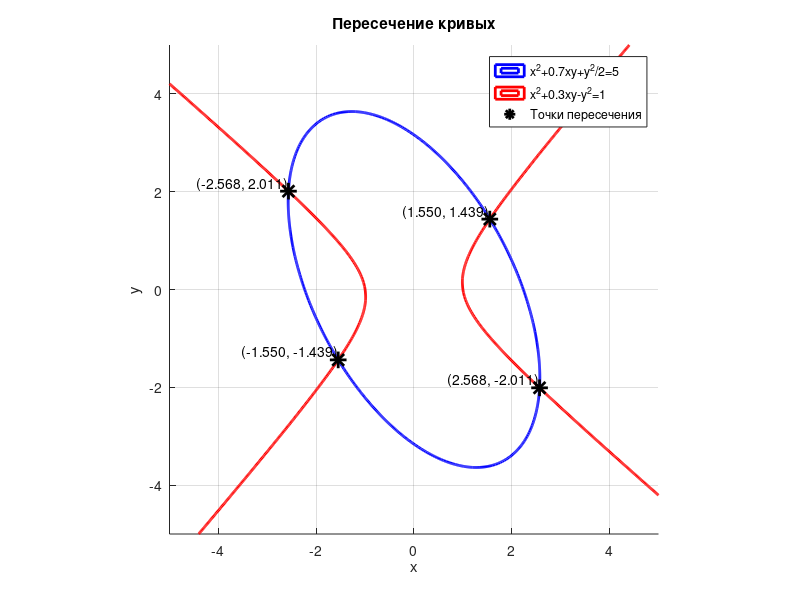

This chart was generated by the following MATLAB code:
function plot_curves_and_find_intersections()

    [x, y] = meshgrid(linspace(-5, 5, 500), linspace(-5, 5, 500));


    eq1 = x.^2 + 0.7*x.*y + y.^2/2 - 5;
    eq2 = x.^2 + 0.3*x.*y - y.^2 - 1;


    figure;
    hold on;
    axis equal;
    grid on;


    contour(x, y, eq1, [0 0], 'b', 'LineWidth', 2);


    contour(x, y, eq2, [0 0], 'r', 'LineWidth', 2);


    intersections = find_intersections();


    plot(intersections(:,1), intersections(:,2), 'k*', 'MarkerSize', 12, 'LineWidth', 2);


    for i = 1:size(intersections, 1)
        text(intersections(i,1), intersections(i,2), sprintf('(%.3f, %.3f)', intersections(i,1), intersections(i,2)), 'VerticalAlignment', 'bottom', 'HorizontalAlignment', 'right');
    end


    title('Пересечение кривых');
    xlabel('x');
    ylabel('y');
    legend('x^2+0.7xy+y^2/2=5', 'x^2+0.3xy-y^2=1', 'Точки пересечения');
    hold off;
end

function points = find_intersections()

    initial_guesses = [1.5 1.5; -1.5 1.5; 1.5 -1.5; -1.5 -1.5];

    points = [];
    options = optimset('Display', 'off', 'TolFun', 1e-10);

    for i = 1:size(initial_guesses, 1)
        try
            solution = fsolve(@equations_system, initial_guesses(i,:), options);


            if all(abs(equations_system(solution)) < 1e-6)

                is_new = true;
                for j = 1:size(points, 1)
                    if norm(solution - points(j,:)) < 0.1
                        is_new = false;
                        break;
                    end
                end

                if is_new
                    points = [points; solution];
                end
            end
        catch
            continue;
        end
    end
end

function F = equations_system(p)

    x = p(1);
    y = p(2);

    F = [x^2 + 0.7*x*y + y^2/2 - 5;
         x^2 + 0.3*x*y - y^2 - 1];
end


plot_curves_and_find_intersections();
